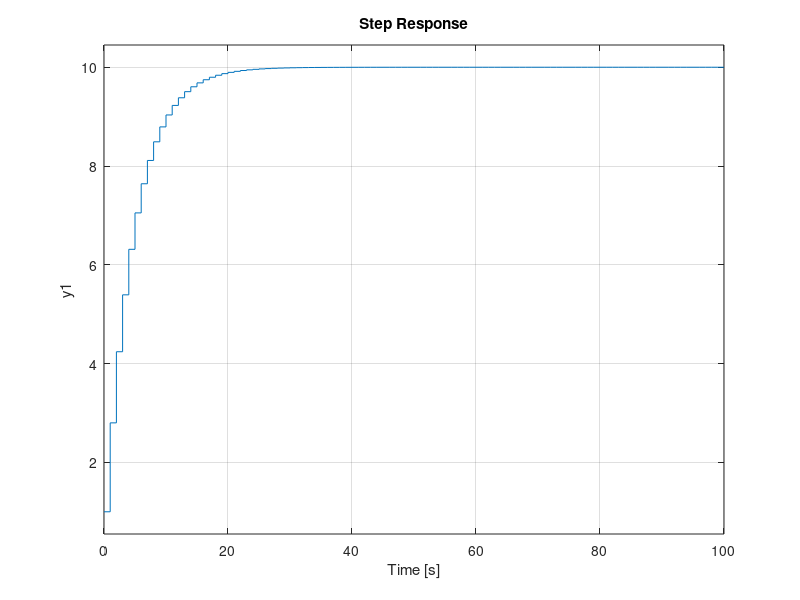
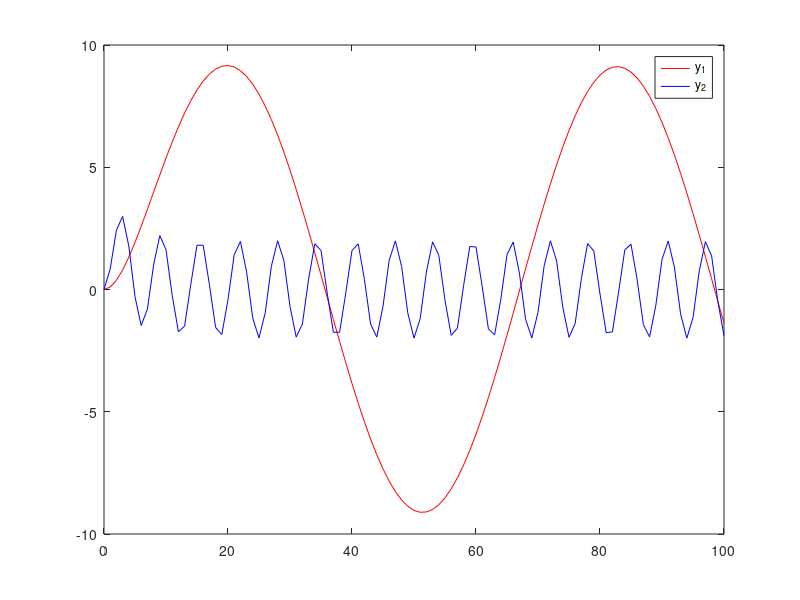

Reproduce these figures in MATLAB, in order. (Note: this script raises an error after producing the figures.)
% Exercises

disp('Solutions to Lab Exercises')

%% Linear systems

TrF=tf([1 1],[1 -0.8],-1);

ns=100; % number of samples
[y,T]=step(TrF,ns);

figure
plot(T,y,'k')
step(TrF,ns)

T=[0:ns];
u1=sin(0.1*T);
u2=sin(T);

y1=lsim(TrF,u1,T);
y2=lsim(TrF,u2,T);

figure
plot(T,y1,'r',T,y2,'b')
legend('y_1','y_2')



%% Identification of time series

ns=1000;
e=randn(ns+1,1);
for t=2:ns+1
    y(t)=e(t)+0.5*e(t-1);
end

% ns=10000;
% e2=randn(ns+1,1);
% for t=2:ns+1
%     y2(t)=e2(t)+0.5*e2(t-1);
% end



% model M: y(t)=theta*y(t-1)+e(t)
theta_hat=0.441; % identified using ident (realization-dependent)
theta_bar=(0.5)/(1+0.5^2) % ideal value theta_bar=gamma_y(1)/gamma_y(0);

% optimal predictor: yP(t)=theta*y(t-1) using the AR(1) model
yP=zeros(ns,1);
for t=2:ns
    yP(t)=theta_hat*y(t-1);
    epsilon(t)=y(t)-yP(t);
end
mean_epsilon=mean(epsilon');
covariance_epsilon=covf(epsilon'-mean_epsilon,11);
figure
title('Covariance of \epsilon')
hold on
plot(0:10,covariance_epsilon,'ko')

% theoretical value of the variance:
% var(epsilon)=(1+theta^2)*gamma(0)-2*theta*gamma(1);
var_epsilon_ideal=(1+theta_bar^2)*(1+0.5^2)-2*theta_bar*0.5

%% Model identification

ns=10000;
e=randn(ns,1);
u=4*randn(ns,1); % for identification purposes, the power of the input 
                   % signal must be higher than the power of the noise
y=zeros(ns,1);
for t=3:ns
    y(t)=0.1*y(t-1)+2*u(t-1)-0.8*u(t-2)+e(t)+0.3*e(t-1);
end

% validation data

ns=1000;
ev=randn(ns,1);
uv=4*randn(ns,1); % for identification purposes, the power of the input 
                   % signal is higher than the power of the noise
yv=zeros(ns,1);
for t=3:ns
    yv(t)=0.1*yv(t-1)+2*uv(t-1)-0.8*uv(t-2)+ev(t)+0.3*ev(t-1);
end

% use the identification toolbox for identification, type
% "systemIdentification" (new command name for Ident)


